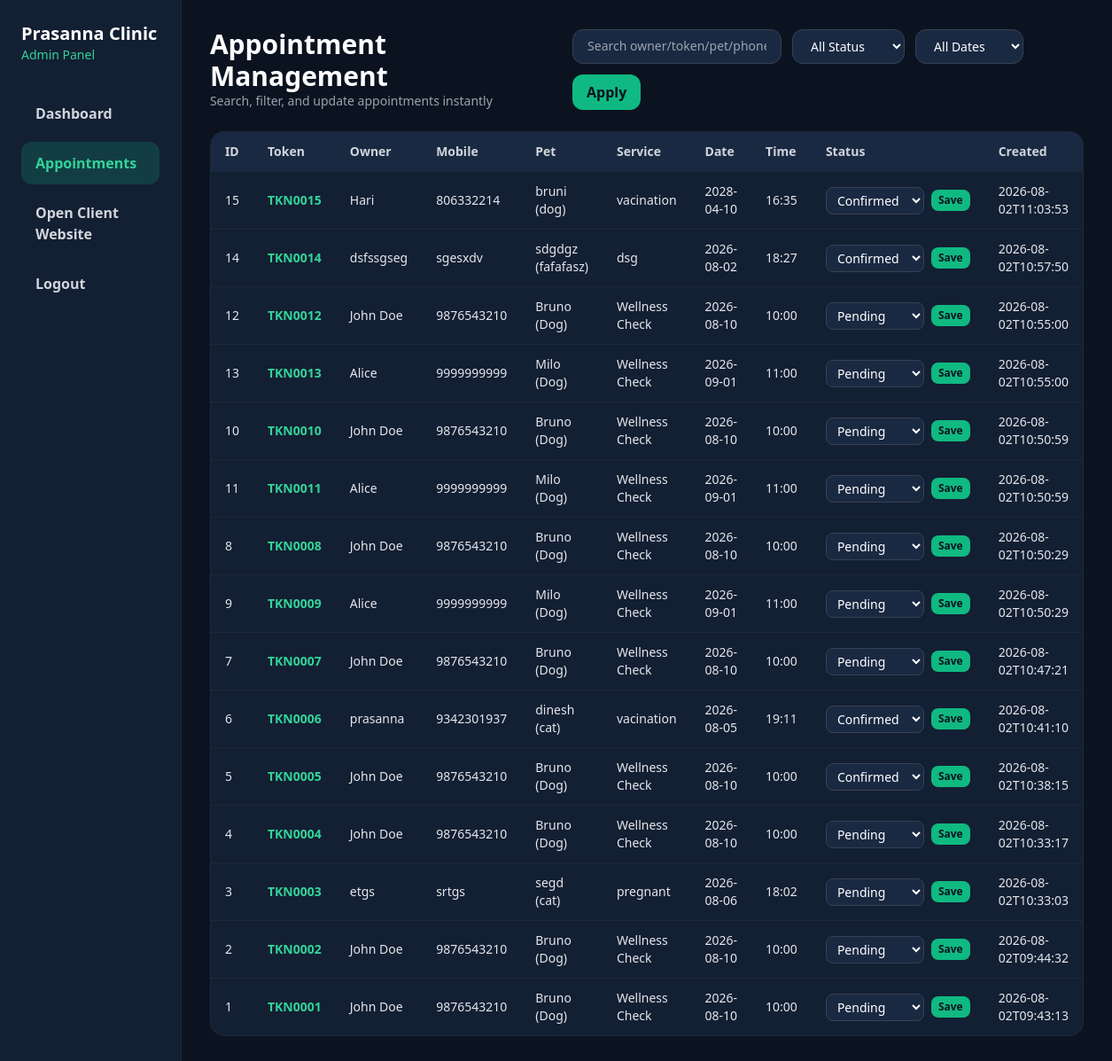
The page /admin/appointments (signed in) on the database its author committed.
### tables this page shows
CREATE TABLE appointments (
            id INTEGER PRIMARY KEY AUTOINCREMENT,
            token_number TEXT UNIQUE NOT NULL,
            owner_name TEXT NOT NULL,
            mobile TEXT NOT NULL,
            email TEXT,
            pet_name TEXT NOT NULL,
            pet_type TEXT NOT NULL,
            breed TEXT NOT NULL,
            age TEXT NOT NULL,
            gender TEXT NOT NULL,
            weight TEXT NOT NULL,
            service TEXT NOT NULL,
            appointment_date TEXT NOT NULL,
            appointment_time TEXT NOT NULL,
            symptoms TEXT NOT NULL,
            status TEXT NOT NULL DEFAULT 'Pending',
            created_at TEXT NOT NULL DEFAULT CURRENT_TIMESTAMP
        );

### app.py (the view)
@app.route("/admin/appointments")
def admin_appointments():
    if not session.get("admin_logged_in"):
        return redirect("/admin/login")
    filters = {
        "search": request.args.get("search", ""),
        "status": request.args.get("status", ""),
        "date_filter": request.args.get("date_filter", ""),
    }
    appointments = get_appointments(filters)
    return render_template("admin_appointments.html", appointments=appointments)

### app.py (called while the page is built)
@app.before_request
def initialize_database() -> None:
    init_db()

### database.py (called while the page is built)
def get_connection() -> sqlite3.Connection:
    conn = sqlite3.connect(DB_PATH)
    conn.row_factory = sqlite3.Row
    return conn

def appointment_from_row(row: sqlite3.Row) -> Dict[str, Any]:
    return {
        "id": row["id"],
        "token_number": row["token_number"],
        "owner_name": row["owner_name"],
        "mobile": row["mobile"],
        "email": row["email"],
        "pet_name": row["pet_name"],
        "pet_type": row["pet_type"],
        "breed": row["breed"],
        "age": row["age"],
        "gender": row["gender"],
        "weight": row["weight"],
        "service": row["service"],
        "appointment_date": row["appointment_date"],
        "appointment_time": row["appointment_time"],
        "symptoms": row["symptoms"],
        "status": row["status"],
        "created_at": row["created_at"],
    }

### templates/admin_appointments.html (shortened to what this page needs)
<!DOCTYPE html>
<html lang="en">
<head>
    <script src="https://cdn.tailwindcss.com"></script>
</head>
<body class="min-h-screen bg-[#0B1320] text-gray-200">
    <div class="flex min-h-screen">
        <aside class="w-72 border-r border-gray-800 bg-[#131F33] p-6">
            <div class="mb-8">
                <h1 class="text-xl font-bold text-white">Prasanna Clinic</h1>
                <p class="text-sm text-emerald-400">Admin Panel</p>
            </div>
            <nav class="space-y-2">
                <a href="/admin/dashboard" class="block rounded-xl px-4 py-3 font-semibold text-gray-300 hover:bg-[#1A2942]">Dashboard</a>
                <a href="/admin/appointments" class="block rounded-xl bg-emerald-500/20 px-4 py-3 font-semibold text-emerald-400">Appointments</a>
                <a href="/" target="_blank" class="block rounded-xl px-4 py-3 font-semibold text-gray-300 hover:bg-[#1A2942]">Open Client Website</a>
                <a href="/admin/logout" class="block rounded-xl px-4 py-3 font-semibold text-gray-300 hover:bg-[#1A2942]">Logout</a>
            </nav>
        </aside>
        <main class="flex-1 p-8">
            <div class="mb-6 flex flex-col gap-4 lg:flex-row lg:items-center lg:justify-between">
                <div>
                    <h2 class="text-3xl font-bold text-white">Appointment Management</h2>
                    <p class="text-sm text-gray-400">Search, filter, and update appointments instantly</p>
                </div>
                <form method="get" class="flex flex-wrap gap-3">
                    <input type="text" name="search" value="{{ request.args.get('search','') }}" placeholder="Search owner/token/pet/phone" class="rounded-xl border border-gray-700 bg-[#1A2942] px-4 py-2 text-sm text-white">
                    <select name="status" class="rounded-xl border border-gray-700 bg-[#1A2942] px-4 py-2 text-sm text-white">
                        <option value="">All Status</option>
                    </select>
                    <select name="date_filter" class="rounded-xl border border-gray-700 bg-[#1A2942] px-4 py-2 text-sm text-white">
                        <option value="">All Dates</option>
                    </select>
                    <button type="submit" class="rounded-xl bg-emerald-500 px-4 py-2 font-semibold text-[#0B1320]">Apply</button>
                </form>
            </div>
            <div class="overflow-x-auto rounded-2xl border border-gray-800 bg-[#131F33]">
                <table class="min-w-full text-sm">
                    <thead class="bg-[#1A2942] text-left text-gray-300">
                        <tr>
                            <th class="px-4 py-3">ID</th>
                            <th class="px-4 py-3">Token</th>
                            <th class="px-4 py-3">Owner</th>
                            <th class="px-4 py-3">Mobile</th>
                            <th class="px-4 py-3">Pet</th>
                            <th class="px-4 py-3">Service</th>
                            <th class="px-4 py-3">Date</th>
                            <th class="px-4 py-3">Time</th>
                            <th class="px-4 py-3">Status</th>
                            <th class="px-4 py-3">Created</th>
                        </tr>
                    </thead>
                    <tbody>
                        {% for appointment in appointments %}
                        <tr class="border-t border-gray-800">
                            <td class="px-4 py-3">{{ appointment.id }}</td>
                            <td class="px-4 py-3 font-semibold text-emerald-400">{{ appointment.token_number }}</td>
                            <td class="px-4 py-3">{{ appointment.owner_name }}</td>
                            <td class="px-4 py-3">{{ appointment.mobile }}</td>
                            <td class="px-4 py-3">{{ appointment.pet_name }} ({{ appointment.pet_type }})</td>
                            <td class="px-4 py-3">{{ appointment.service }}</td>
                            <td class="px-4 py-3">{{ appointment.appointment_date }}</td>
                            <td class="px-4 py-3">{{ appointment.appointment_time }}</td>
                            <td class="px-4 py-3">
                                <form action="/api/update" method="post" onsubmit="saveAppointmentStatus(event, this)" class="flex items-center gap-2">
                                    <select name="status" class="rounded-lg border border-gray-700 bg-[#1A2942] px-2 py-1 text-sm text-white">
                                        <option value="Pending" {% if appointment.status == 'Pending' %}selected{% endif %}>Pending</option>
                                        <option value="Confirmed" {% if appointment.status == 'Confirmed' %}selected{% endif %}>Confirmed</option>
                                    </select>
                                    <button type="submit" class="rounded-lg bg-emerald-500 px-2 py-1 text-xs font-semibold text-[#0B1320]">Save</button>
                                </form>
                            </td>
                            <td class="px-4 py-3">{{ appointment.created_at }}</td>
                        </tr>
                        {% endfor %}
                    </tbody>
                </table>
            </div>
        </main>
    </div>
</body>
</html>

### rows shown on the page
appointments: id "15", token_number "TKN0015", owner_name "Hari", mobile "806332214", pet_name "bruni", pet_type "dog", service "vacination", appointment_date "2028-04-10", appointment_time "16:35", status "Confirmed", created_at "2026-08-02T11:03:53"
appointments: id "14", token_number "TKN0014", owner_name "dsfssgseg", mobile "sgesxdv", pet_name "sdgdgz", pet_type "fafafasz", service "dsg", appointment_date "2026-08-02", appointment_time "18:27", status "Confirmed", created_at "2026-08-02T10:57:50"
appointments: id "12", token_number "TKN0012", owner_name "John Doe", mobile "9876543210", pet_name "Bruno", pet_type "Dog", service "Wellness Check", appointment_date "2026-08-10", appointment_time "10:00", status "Pending", created_at "2026-08-02T10:55:00"
appointments: id "13", token_number "TKN0013", owner_name "Alice", mobile "9999999999", pet_name "Milo", pet_type "Dog", service "Wellness Check", appointment_date "2026-09-01", appointment_time "11:00", status "Pending", created_at "2026-08-02T10:55:00"
appointments: id "10", token_number "TKN0010", owner_name "John Doe", mobile "9876543210", pet_name "Bruno", pet_type "Dog", service "Wellness Check", appointment_date "2026-08-10", appointment_time "10:00", status "Pending", created_at "2026-08-02T10:50:59"
appointments: id "11", token_number "TKN0011", owner_name "Alice", mobile "9999999999", pet_name "Milo", pet_type "Dog", service "Wellness Check", appointment_date "2026-09-01", appointment_time "11:00", status "Pending", created_at "2026-08-02T10:50:59"
appointments: id "8", token_number "TKN0008", owner_name "John Doe", mobile "9876543210", pet_name "Bruno", pet_type "Dog", service "Wellness Check", appointment_date "2026-08-10", appointment_time "10:00", status "Pending", created_at "2026-08-02T10:50:29"
appointments: id "9", token_number "TKN0009", owner_name "Alice", mobile "9999999999", pet_name "Milo", pet_type "Dog", service "Wellness Check", appointment_date "2026-09-01", appointment_time "11:00", status "Pending", created_at "2026-08-02T10:50:29"
appointments: id "7", token_number "TKN0007", owner_name "John Doe", mobile "9876543210", pet_name "Bruno", pet_type "Dog", service "Wellness Check", appointment_date "2026-08-10", appointment_time "10:00", status "Pending", created_at "2026-08-02T10:47:21"
appointments: id "6", token_number "TKN0006", owner_name "prasanna", mobile "9342301937", pet_name "dinesh", pet_type "cat", service "vacination", appointment_date "2026-08-05", appointment_time "19:11", status "Confirmed", created_at "2026-08-02T10:41:10"
appointments: id "5", token_number "TKN0005", owner_name "John Doe", mobile "9876543210", pet_name "Bruno", pet_type "Dog", service "Wellness Check", appointment_date "2026-08-10", appointment_time "10:00", status "Confirmed", created_at "2026-08-02T10:38:15"
appointments: id "4", token_number "TKN0004", owner_name "John Doe", mobile "9876543210", pet_name "Bruno", pet_type "Dog", service "Wellness Check", appointment_date "2026-08-10", appointment_time "10:00", status "Pending", created_at "2026-08-02T10:33:17"
appointments: id "3", token_number "TKN0003", owner_name "etgs", mobile "srtgs", pet_name "segd", pet_type "cat", service "pregnant", appointment_date "2026-08-06", appointment_time "18:02", status "Pending", created_at "2026-08-02T10:33:03"
appointments: id "2", token_number "TKN0002", owner_name "John Doe", mobile "9876543210", pet_name "Bruno", pet_type "Dog", service "Wellness Check", appointment_date "2026-08-10", appointment_time "10:00", status "Pending", created_at "2026-08-02T09:44:32"
appointments: id "1", token_number "TKN0001", owner_name "John Doe", mobile "9876543210", pet_name "Bruno", pet_type "Dog", service "Wellness Check", appointment_date "2026-08-10", appointment_time "10:00", status "Pending", created_at "2026-08-02T09:43:13"
